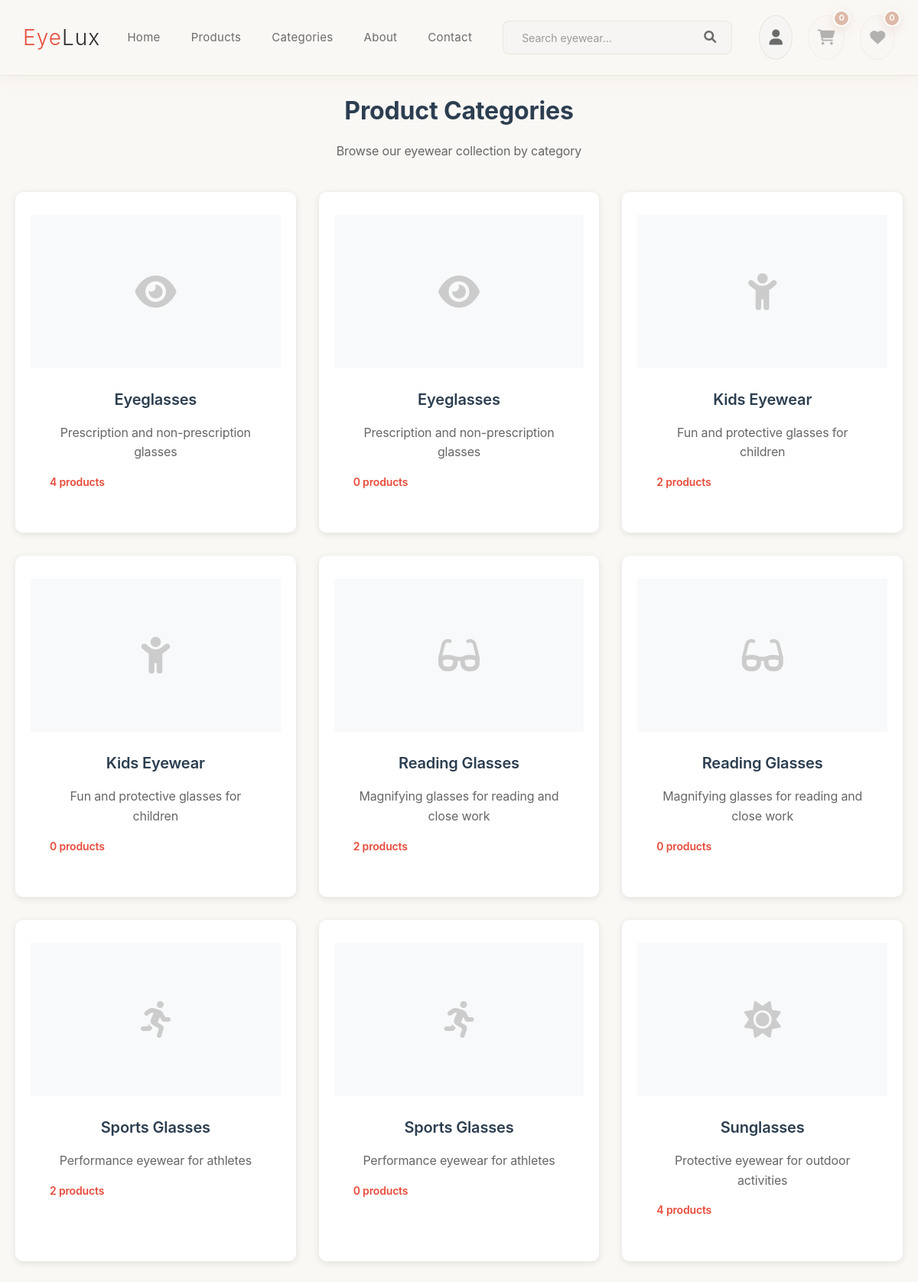
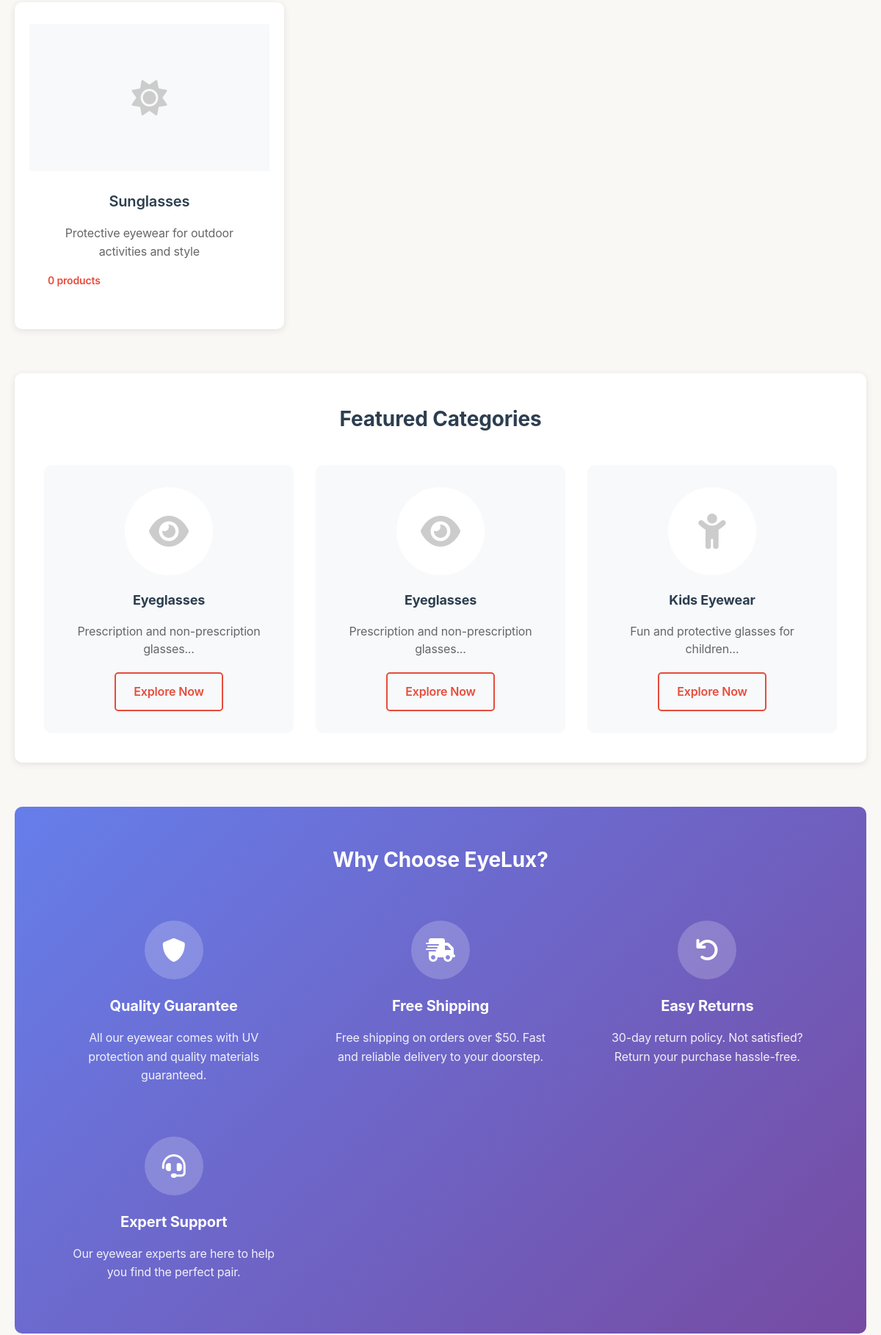
/categories.php (upper part), run on the app's committed database (2 pictures, top to bottom).
### tables this page shows
CREATE TABLE `categories` (
  `category_id` int(11) NOT NULL AUTO_INCREMENT,
  `category_name` varchar(100) NOT NULL,
  `description` text DEFAULT NULL,
  `image_url` varchar(255) DEFAULT NULL,
  `created_at` timestamp NOT NULL DEFAULT current_timestamp(),
  `is_active` tinyint(1) DEFAULT 1,
  PRIMARY KEY (`category_id`)
);

### includes/database.php (called while the page is built, shortened)
<?php
class Database {
    private static $instance = null;
    private $pdo;
    private function __construct() {
        try {
            $dsn = "mysql:host=" . DB_HOST . ";dbname=" . DB_NAME . ";charset=utf8mb4";
            $this->pdo = new PDO($dsn, DB_USER, DB_PASS);
            $this->pdo->setAttribute(PDO::ATTR_ERRMODE, PDO::ERRMODE_EXCEPTION);
            $this->pdo->setAttribute(PDO::ATTR_DEFAULT_FETCH_MODE, PDO::FETCH_ASSOC);
            $this->pdo->setAttribute(PDO::ATTR_EMULATE_PREPARES, false);
        } catch (PDOException $e) {
            die("Database connection failed: " . $e->getMessage());
        }
    }
    public static function getInstance() {
        if (self::$instance === null) {
            self::$instance = new self();
        }
        return self::$instance;
    }
    public function query($sql, $params = []) {
        try {
            $stmt = $this->pdo->prepare($sql);
            $stmt->execute($params);
            return $stmt;
        } catch (PDOException $e) {
            throw new Exception("Database query failed: " . $e->getMessage());
        }
    }
    public function fetchAll($sql, $params = []) {
        $stmt = $this->query($sql, $params);
        return $stmt->fetchAll();
    }
}
?>

### categories.php (the view, shortened to what this page needs)
<?php
require_once 'includes/header.php';
$db = Database::getInstance();
$categories_with_counts = $db->fetchAll(
    "SELECT c.*, COUNT(p.product_id) as product_count
     FROM categories c
     LEFT JOIN products p ON c.category_id = p.category_id AND p.is_active = 1
     WHERE c.is_active = 1
     GROUP BY c.category_id
     ORDER BY c.category_name"
);
?>
<main>
    <div class="container">
        <div class="categories-page">
            <div class="page-header">
                <h1>Product Categories</h1>
                <p>Browse our eyewear collection by category</p>
            </div>
            <div class="categories-grid">
                <?php foreach ($categories_with_counts as $category): ?>
                <div class="category-card">
                    <div class="category-image">
                        <?php if ($category['image_url']): ?>
                            <img src="<?php echo htmlspecialchars($category['image_url']); ?>"
                                 alt="<?php echo htmlspecialchars($category['category_name']); ?>">
                        <?php else: ?>
                            <div class="category-placeholder">
                            </div>
                        <?php endif; ?>
                    </div>
                    <div class="category-info">
                        <h3 class="category-name">
                            <a href="products.php?category=<?php echo $category['category_id']; ?>">
                                <?php echo htmlspecialchars($category['category_name']); ?>
                            </a>
                        </h3>
                        <p class="category-description">
                            <?php echo htmlspecialchars($category['description']); ?>
                        </p>
                        <div class="category-stats">
                            <span class="product-count">
                                <?php echo $category['product_count']; ?> product<?php echo $category['product_count'] !== 1 ? 's' : ''; ?>
                            </span>
                        </div>
                    </div>
                </div>
                <?php endforeach; ?>
            </div>
            <div class="featured-categories">
                <h2>Featured Categories</h2>
                <div class="featured-grid">
                    <?php
                    $featured_categories = array_slice($categories_with_counts, 0, 3);
                    foreach ($featured_categories as $category):
                    ?>
                    <div class="featured-card">
                        <div class="featured-image">
                            <?php if ($category['image_url']): ?>
                                <img src="<?php echo htmlspecialchars($category['image_url']); ?>"
                                     alt="<?php echo htmlspecialchars($category['category_name']); ?>">
                            <?php else: ?>
                                <div class="featured-placeholder">
                                    <?php
                                    $icons = [
                                        'Sunglasses' => 'fas fa-sun',
                                        'Eyeglasses' => 'fas fa-eye',
                                        'Sports Glasses' => 'fas fa-running',
                                        'Kids Eyewear' => 'fas fa-child'
                                    ];
                                    $icon = $icons[$category['category_name']] ?? 'fas fa-glasses';
                                    ?>
                                    <i class="<?php echo $icon; ?>"></i>
                                </div>
                            <?php endif; ?>
                        </div>
                        <div class="featured-content">
                            <h3><?php echo htmlspecialchars($category['category_name']); ?></h3>
                            <p><?php echo htmlspecialchars(substr($category['description'], 0, 100)); ?>...</p>
                            <a href="products.php?category=<?php echo $category['category_id']; ?>"
                               class="btn btn-outline">Explore Now</a>
                        </div>
                    </div>
                    <?php endforeach; ?>
                </div>
            </div>
            <div class="category-benefits">
                <h2>Why Choose EyeLux?</h2>
                <div class="benefits-grid">
                    <div class="benefit-item">
                        <div class="benefit-icon">
                            <i class="fas fa-shield-alt"></i>
                        </div>
                        <h3>Quality Guarantee</h3>
                        <p>All our eyewear comes with UV protection and quality materials guaranteed.</p>
                    </div>
                    <div class="benefit-item">
                        <div class="benefit-icon">
                            <i class="fas fa-shipping-fast"></i>
                        </div>
                        <h3>Free Shipping</h3>
                        <p>Free shipping on orders over $50. Fast and reliable delivery to your doorstep.</p>
                    </div>
                    <div class="benefit-item">
                        <div class="benefit-icon">
                            <i class="fas fa-undo"></i>
                        </div>
                        <h3>Easy Returns</h3>
                        <p>30-day return policy. Not satisfied? Return your purchase hassle-free.</p>
                    </div>
                    <div class="benefit-item">
                        <div class="benefit-icon">
                            <i class="fas fa-headset"></i>
                        </div>
                        <h3>Expert Support</h3>
                        <p>Our eyewear experts are here to help you find the perfect pair.</p>
                    </div>
                </div>
            </div>
        </div>
    </div>
</main>
<?php require_once 'includes/footer.php'; ?>

### css/style.css (style rules this page uses)
* { margin: 0; padding: 0; box-sizing: border-box; }
body { font-family: 'Segoe UI', Tahoma, Geneva, Verdana, sans-serif; line-height: 1.6; color: #333; background-color: #f8f9fa; }
a { text-decoration: none; color: inherit; }
.container { max-width: 1200px; margin: 0 auto; padding: 0 20px; }
.category-card { background: white; padding: 30px 20px; text-align: center; border-radius: 10px; box-shadow: 0 5px 15px rgba(0,0,0,0.1); transition: transform 0.3s; }
.category-name { font-size: 18px; font-weight: 600; color: #2c3e50; }
.btn { display: inline-block; padding: 12px 24px; border-radius: 5px; font-weight: 600; text-align: center; transition: all 0.3s; cursor: pointer; }
.btn-outline { background: transparent; color: #e74c3c; border: 2px solid #e74c3c; }

### includes/header.php (style rules this page uses)
:root { --khaki-light: #f7f5f3; --khaki-medium: #d4c4b0; --khaki-dark: #b8a082; --khaki-deep: #8b7355; --cream: #faf8f5; --beige: #e8ddd4; --sage: #9caf88; --terracotta: #c17b5c; --charcoal: #2c2c2c; --text-primary: #2c2c2c; --text-secondary: #6b6b6b; --text-muted: #9a9a9a; --bg-primary: #faf8f5; --bg-secondary: #f7f5f3; --bg-accent: rgba(212, 196, 176, 0.1); --border-light: rgba(184, 160, 130, 0.2); --shadow-subtle: 0 2px 20px rgba(139, 115, 85, 0.08); --gradient-warm: linear-gradient(135deg, #f7f5f3 0%, #e8ddd4 50%, #d4c4b0 100%); --gradient-accent: linear-gradient(135deg, var(--sage) 0%, var(--terracotta) 100%); }
body { background: var(--bg-primary); color: var(--text-primary); font-family: 'Inter', -apple-system, BlinkMacSystemFont, 'Segoe UI', sans-serif; line-height: 1.6; letter-spacing: -0.01em; }

### includes/loading-component.php (style rules this page uses)
:root { --khaki-light: #f7f5f3; --khaki-medium: #d4c4b0; --khaki-dark: #b8a082; --khaki-deep: #8b7355; --cream: #faf8f5; --beige: #e8ddd4; --sage: #9caf88; --terracotta: #c17b5c; --charcoal: #2c2c2c; --text-primary: #2c2c2c; --text-secondary: #6b6b6b; --text-muted: #9a9a9a; --bg-primary: #faf8f5; --bg-secondary: #f7f5f3; --bg-accent: rgba(212, 196, 176, 0.1); --border-light: rgba(184, 160, 130, 0.2); --shadow-subtle: 0 2px 20px rgba(139, 115, 85, 0.08); --gradient-warm: linear-gradient(135deg, #f7f5f3 0%, #e8ddd4 50%, #d4c4b0 100%); --gradient-accent: linear-gradient(135deg, var(--sage) 0%, var(--terracotta) 100%); }

### data on the page
categories: category_name "Eyeglasses", description "Prescription and non-prescription glasses", product_count "4"
categories: category_name "Eyeglasses", description "Prescription and non-prescription glasses", product_count "0"
categories: category_name "Kids Eyewear", description "Fun and protective glasses for children", product_count "2"
categories: category_name "Kids Eyewear", description "Fun and protective glasses for children", product_count "0"
categories: category_name "Reading Glasses", description "Magnifying glasses for reading and close work", product_count "2"
categories: category_name "Reading Glasses", description "Magnifying glasses for reading and close work", product_count "0"
categories: category_name "Sports Glasses", description "Performance eyewear for athletes", product_count "2"
categories: category_name "Sports Glasses", description "Performance eyewear for athletes", product_count "0"
categories: category_name "Sunglasses", description "Protective eyewear for outdoor activities", product_count "4"
categories: category_name "Sunglasses", description "Protective eyewear for outdoor activities and style", product_count "0"
